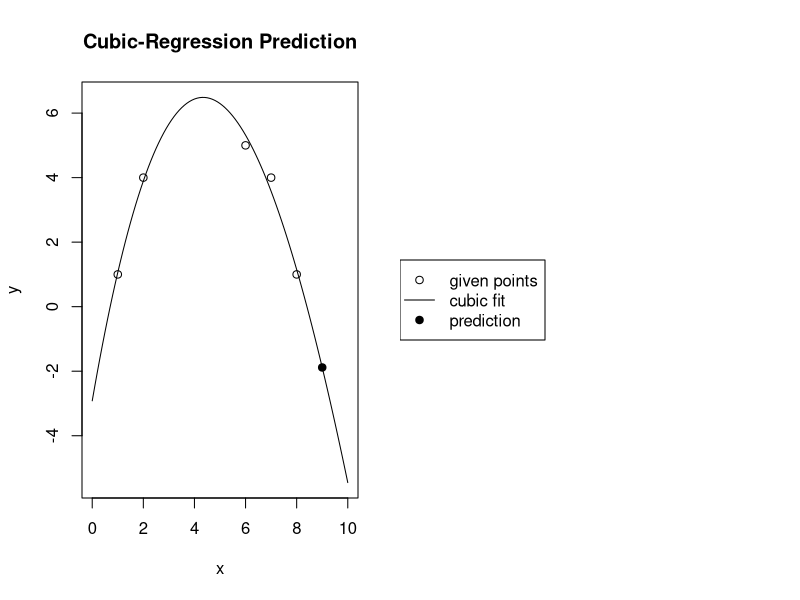

Here is the R script that generated this plot:
## ---- chunk 1

pfix = function(c,d){
    cc = c[c!=0]
    dd = d[c!=0]
    p = paste0("{",cc,"}x^{",dd,"}",collapse="+")
    p = gsub("x^{0}","",p,fixed=T)
    p = gsub("x^{1}","x",p,fixed=T)
    p = gsub("+{-","-{",p,fixed=T)
    p = gsub("+{1}x","+x",p,fixed=T)
    p = gsub("-{1}x","-x",p,fixed=T)
    p = gsub("{-1}x","-x",p,fixed=T)
    p = gsub("{1}x","x",p,fixed=T)
    return(p)
}

while(T){
    xs = sample(1:9,6)
    xf = xs[6]
    xs = sort(xs[1:5])
    ys = sample(1:9,5,T)
    df = data.frame(xs,ys)
    cub_mod = lm(ys ~ poly(xs,3,raw = TRUE),data=df)
    cf = cub_mod$coefficients
    yf = predict(cub_mod,data.frame(xs=xf))
    rs = summary(cub_mod)$adj.r.squared
    if(rs<0.95 && rs>0.6){break}
}

cfit = pfix(signif(rev(cf),4),3:0)


## ---- chunk 2
par(mfrow=c(1,2))
x5 = data.frame(xs=seq(0,10,0.1))
pv = predict(cub_mod,x5)
plot(x5$xs,pv,"l",xlab="x",ylab="y",main="Cubic-Regression Prediction")
points(xs,ys)
points(xf,yf,pch=19)
par(mar=c(0,0,0,0))
plot(0,0,"n",axes=F,ann=F)
legend("left",c("given points","cubic fit","prediction"),
       lwd=c(NA,1,NA),
       pch=c(1,NA,19))
